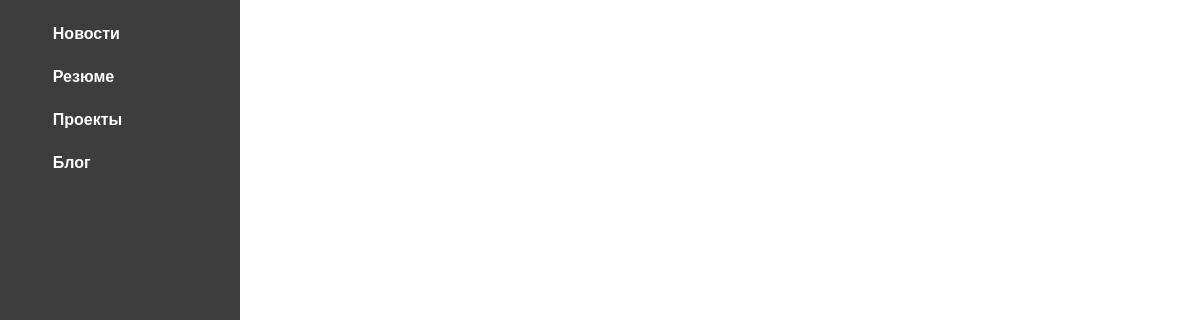
The app's page /blog, older data.
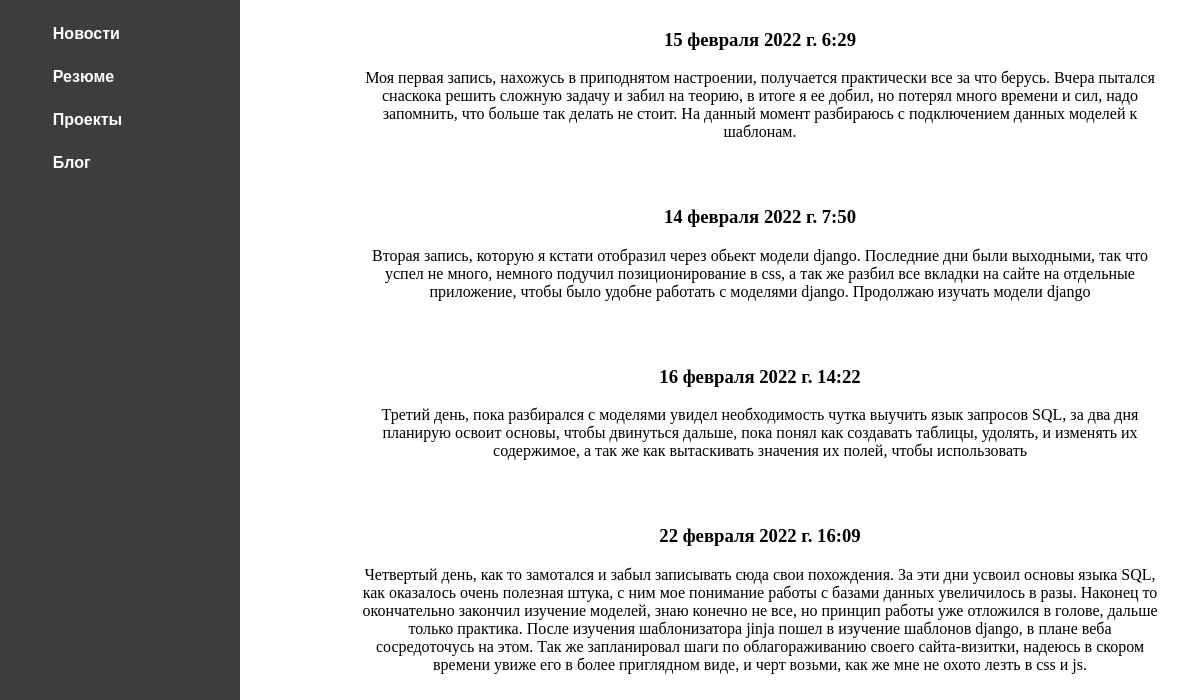
The same page, newer data.
### apps/blog/models.py (models this page shows)
class Publications(models.Model):
    date = models.DateTimeField(auto_now_add=True)
    text = models.TextField(null=True, blank=True)

### apps/blog/views.py (the view)
# urls.py: urlpatterns = [path('', blog, name='blog')]
def blog(request):
    updating_publications()
    base_param['posts'] = Publications.objects.all()
    return render(request, 'blog/blog.html', base_param)

### apps/blog/views.py (called while the page is built, shortened)
def updating_publications():
    if not exists('..\\publications.txt'): return

### apps/blog/templates/blog/blog.html (shortened to what this page needs)
{% extends "panel.html" %}
{% block content %}
        {% for p in posts %}
            <section class="Publication">
                <article class="Date">
                    <label for="{{p.id}}">
                        <h3>{{p.date}}</h3>
                    </label>
                </article>
                <article class="Text">
                    <p>{{p.text}}</p>
                </article>
            </section>
        {% endfor %}
{% endblock content %}

### apps/templates/panel.html (shortened to what this page needs)
{% extends "base.html" %}
{% block panel %}
        {% for param in panel_param %}
            <a href="{% url param.route_name %}">{{param.title}}</a>
        {% endfor %}
{% endblock panel %}

### apps/templates/base.html (shortened to what this page needs)
{% load static %}
<!DOCTYPE html>
<html>
    <head>
        <link href="{% static '/css/base.css' %}" rel="stylesheet">
        <link href="{% static '/css/blog.css' %}" rel="stylesheet">
    </head>
    <body>
        <main>
            <nav class="Panel">
                {% block panel %}{% endblock panel %}
            </nav>
            <section class="Content">
                {% block content %}{% endblock content %}
            </section>
        </main>
    </body>
</html>

### apps/static/css/base.css (style rules this page uses)
body { background-color: rgb(255, 255, 255); margin: 0; }
.Panel { display: block; position: fixed; width: 30vh; height: 100vh; padding: 0px; background-color: rgb(61, 61, 61); }
.Panel a { flex-direction: column; text-decoration: none; display: block; width: 15vh; padding-top: 25px; padding-left: 22%; color: rgb(255, 255, 255); font-size: 25px/25px; font-weight: bold; font-family: Arial, sans-serif; }
.Content { display: block; position: sticky; width: 100vh; padding-top: 10px; left: 30%; text-align: center; }

### apps/blog/static/css/blog.css (style rules this page uses)
.Date + .Text { display: block; padding: 0px; }
.Publication { padding-bottom: 30px; }

Row changes from the older to the newer data that the page shows:
added Publications: date "15 февраля 2022 г. 6:29", text "Моя первая запись, нахожусь в приподнятом настроении, получается практически все за что берусь. Вчера пытался снаскока решить сложную задачу и забил на теорию, в итоге я ее добил, но потерял много времени и сил, надо запомнить, что больше так делать не стоит. На данный момент разбираюсь с подключением данных моделей к шаблонам."
added Publications: date "14 февраля 2022 г. 7:50", text "Вторая запись, которую я кстати отобразил через обьект модели django. Последние дни были выходными, так что успел не много, немного подучил позиционирование в css, а так же разбил все вкладки на сайте на отдельные приложение, чтобы было удобне работать с моделями django. Продолжаю изучать модели django"
added Publications: date "16 февраля 2022 г. 14:22", text "Третий день, пока разбирался с моделями увидел необходимость чутка выучить язык запросов SQL, за два дня планирую освоит основы, чтобы двинуться дальше, пока понял как создавать таблицы, удолять, и изменять их содержимое, а так же как вытаскивать значения их полей, чтобы использовать"
added Publications: date "22 февраля 2022 г. 16:09", text "Четвертый день, как то замотался и забыл записывать сюда свои похождения. За эти дни усвоил основы языка SQL, как оказалось очень полезная штука, с ним мое понимание работы с базами данных увеличилось в разы. Наконец то окончательно закончил изучение моделей, знаю конечно не все, но принцип работы уже отложился в голове, дальше только практика. После изучения шаблонизатора jinja пошел в изучение шаблонов django, в плане веба сосредоточусь на этом. Так же запланировал шаги по облагораживанию своего сайта-визитки, надеюсь в скором времени увиже его в более приглядном виде, и черт возьми, как же мне не охото лезть в css и js."
